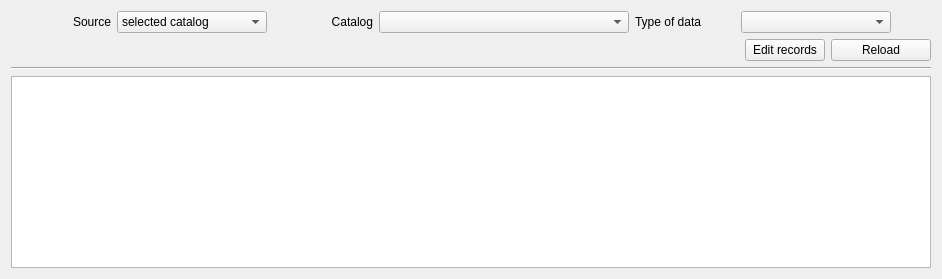
      <widget class="QWidget" name="tab_Statistics">
       <property name="enabled">
        <bool>true</bool>
       </property>
       <attribute name="icon">
        <iconset theme="office-chart-line">
         <normaloff>.</normaloff>.</iconset>
       </attribute>
       <attribute name="title">
        <string>Statistics</string>
       </attribute>
       <attribute name="toolTip">
        <string>View collection statistics</string>
       </attribute>
       <layout class="QGridLayout" name="gridLayout_6">
        <item row="1" column="0">
         <layout class="QGridLayout" name="gridLayout_2">
          <item row="0" column="0">
           <layout class="QHBoxLayout" name="Statistics_horizontalLayout_Selection">
            <item>
             <widget class="QLabel" name="Statistics_label_Catalog_2">
              <property name="minimumSize">
               <size>
                <width>100</width>
                <height>0</height>
               </size>
              </property>
              <property name="text">
               <string>Source</string>
              </property>
              <property name="alignment">
               <set>Qt::AlignRight|Qt::AlignTrailing|Qt::AlignVCenter</set>
              </property>
             </widget>
            </item>
            <item>
             <widget class="QComboBox" name="Statistics_comboBox_SelectSource">
              <property name="minimumSize">
               <size>
                <width>150</width>
                <height>0</height>
               </size>
              </property>
              <item>
               <property name="text">
                <string>selected catalog</string>
               </property>
              </item>
              <item>
               <property name="text">
                <string>collection snapshots</string>
               </property>
              </item>
             </widget>
            </item>
            <item>
             <widget class="QLabel" name="Statistics_label_Catalog">
              <property name="minimumSize">
               <size>
                <width>100</width>
                <height>0</height>
               </size>
              </property>
              <property name="text">
               <string>Catalog</string>
              </property>
              <property name="alignment">
               <set>Qt::AlignRight|Qt::AlignTrailing|Qt::AlignVCenter</set>
              </property>
             </widget>
            </item>
            <item>
             <widget class="QComboBox" name="Statistics_comboBox_SelectCatalog">
              <property name="minimumSize">
               <size>
                <width>250</width>
                <height>0</height>
               </size>
              </property>
              <property name="toolTip">
               <string>Select a catalog</string>
              </property>
             </widget>
            </item>
            <item>
             <widget class="QLabel" name="Statistics_label_DataType">
              <property name="minimumSize">
               <size>
                <width>100</width>
                <height>0</height>
               </size>
              </property>
              <property name="text">
               <string>Type of data</string>
              </property>
             </widget>
            </item>
            <item>
             <widget class="QComboBox" name="Statistics_comboBox_TypeOfData">
              <property name="minimumSize">
               <size>
                <width>150</width>
                <height>0</height>
               </size>
              </property>
              <property name="toolTip">
               <string>Select the type of data</string>
              </property>
             </widget>
            </item>
            <item>
             <spacer name="Statistics_horizontalSpacer_01">
              <property name="orientation">
               <enum>Qt::Horizontal</enum>
              </property>
              <property name="sizeHint" stdset="0">
               <size>
                <width>40</width>
                <height>20</height>
               </size>
              </property>
             </spacer>
            </item>
           </layout>
          </item>
          <item row="2" column="0">
           <widget class="Line" name="Statistics_line_Separate">
            <property name="orientation">
             <enum>Qt::Horizontal</enum>
            </property>
           </widget>
          </item>
          <item row="3" column="0">
           <widget class="QtCharts::QChartView" name="Stats_chartview_Graph1"/>
          </item>
          <item row="1" column="0">
           <layout class="QHBoxLayout" name="horizontalLayout_4">
            <item>
             <spacer name="horizontalSpacer">
              <property name="orientation">
               <enum>Qt::Horizontal</enum>
              </property>
              <property name="sizeHint" stdset="0">
               <size>
                <width>40</width>
                <height>20</height>
               </size>
              </property>
             </spacer>
            </item>
            <item>
             <widget class="QPushButton" name="Statistics_pushButton_EditStatisticsFile">
              <property name="toolTip">
               <string>Edit the file storing all records</string>
              </property>
              <property name="text">
               <string>Edit records</string>
              </property>
              <property name="icon">
               <iconset theme="document-edit-sign">
                <normaloff>.</normaloff>.</iconset>
              </property>
             </widget>
            </item>
            <item>
             <widget class="QPushButton" name="Statistics_pushButton_Reload">
              <property name="minimumSize">
               <size>
                <width>100</width>
                <height>0</height>
               </size>
              </property>
              <property name="toolTip">
               <string>Reload the file storing all records</string>
              </property>
              <property name="text">
               <string>Reload</string>
              </property>
              <property name="icon">
               <iconset theme="view-refresh">
                <normaloff>.</normaloff>.</iconset>
              </property>
             </widget>
            </item>
           </layout>
          </item>
         </layout>
        </item>
       </layout>
      </widget>
